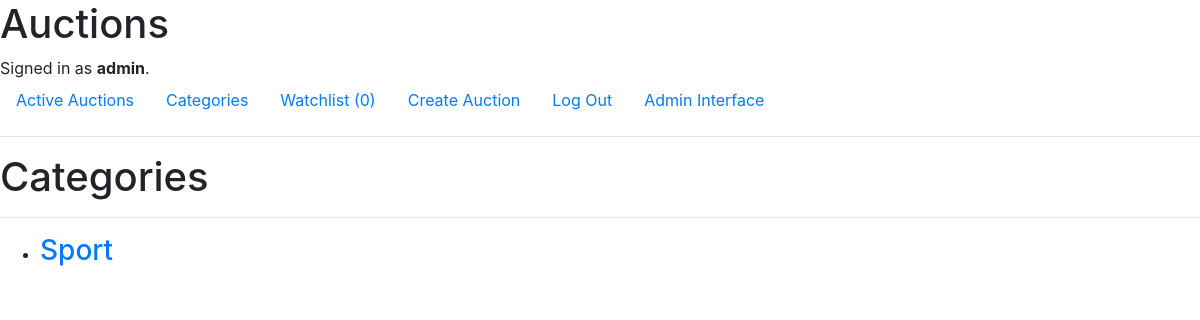
The page /categories (signed in) on the database its author committed.
### auctions/models.py (models this page shows)
class RegisteredUser(AbstractUser):
    def __str__(self):
        return f"User {self.id}: {self.username}"

class Category(models.Model):
    name =  models.CharField(max_length=64)
    def __str__(self):
        return f"{self.name}"

### auctions/views.py (the view)
# urls.py: path("categories", views.categories_view, name="categories"),
def categories_view(request):
    if request.method == "GET":
        categories = Category.objects.all()
        return render(request, "auctions/categories.html", {
            "categories": categories
        })

### auctions/templates/auctions/categories.html (shortened to what this page needs)
{% extends "auctions/layout.html" %}
{% block body %}
    <h1>Categories</h1>
    <hr>
    <ul>
        {% for category in categories %}
            <li><h3><a href="{% url 'auctions:category_auctions' category %}">{{ category }}</a></h3></li>
        {% empty %}
            <li>No Categories</li>
        {% endfor %}
    </ul>
{% endblock %}

### auctions/templates/auctions/layout.html (shortened to what this page needs)
{% load static %}
<!DOCTYPE html>
<html lang="en">
    <head>
        <link rel="stylesheet" href="https://stackpath.bootstrapcdn.com/bootstrap/4.4.1/css/bootstrap.min.css">
        <link rel="stylesheet" href="{% static 'auctions/styles.css' %}">
    </head>
    <body>
        <h1>Auctions</h1>
        <div>
            {% if user.is_authenticated %}
                Signed in as <strong>{{ user.username }}</strong>.
            {% else %}
                Not signed in.
            {% endif %}
        </div>
        <ul class="nav">
            <li class="nav-item">
                <a class="nav-link" href="{% url 'auctions:index' %}">Active Auctions</a>
            </li>
            <li class="nav-item">
                <a class="nav-link" href="{% url 'auctions:categories' %}">Categories</a>
            </li>
            {% if user.is_authenticated %}
                <li class="nav-item">
                    <a class="nav-link" href="{% url 'auctions:watchlist' %}">Watchlist ({{ user.watchlist_auctions.all|length }})</a>
                </li>
                <li class="nav-item">
                    <a class="nav-link" href="{% url 'auctions:create_auction' %}">Create Auction</a>
                </li>
                <li class="nav-item">
                    <a class="nav-link" href="{% url 'auctions:logout' %}">Log Out</a>
                </li>
            {% endif %}
            <li class="nav-item">
                <a class="nav-link" href="{% url 'admin:index' %}">Admin Interface</a>
            </li>
        </ul>
        <hr>
        {% block body %}
        {% endblock %}
    </body>
</html>

### rows shown on the page
RegisteredUser: username "admin", watchlist_auctions.all|length "0"
Category: name "Sport"
